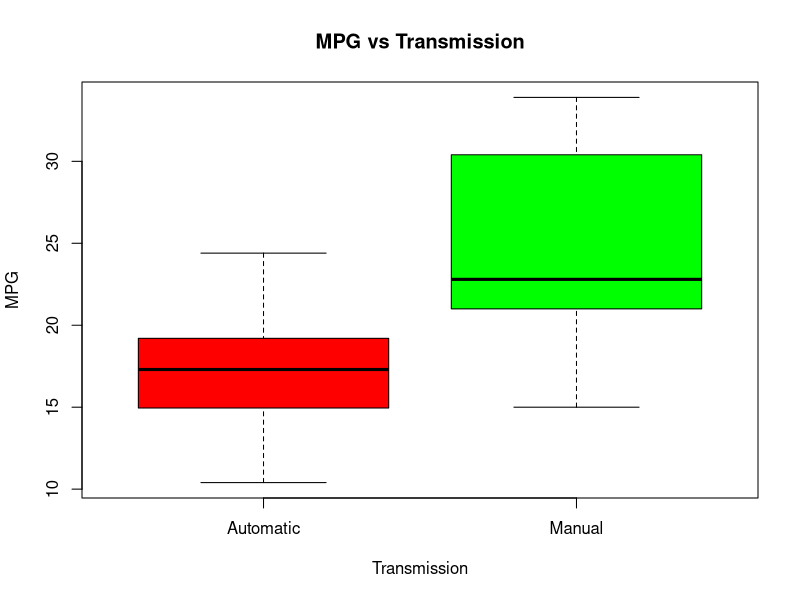
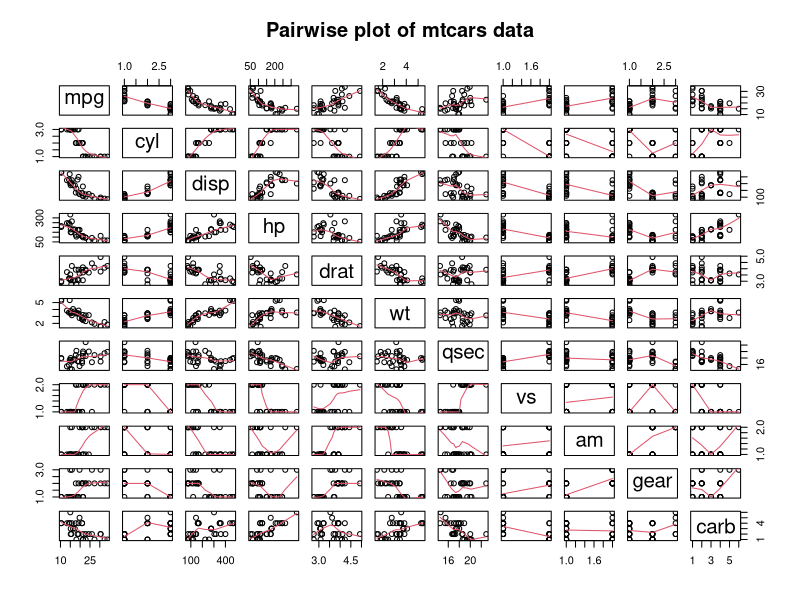
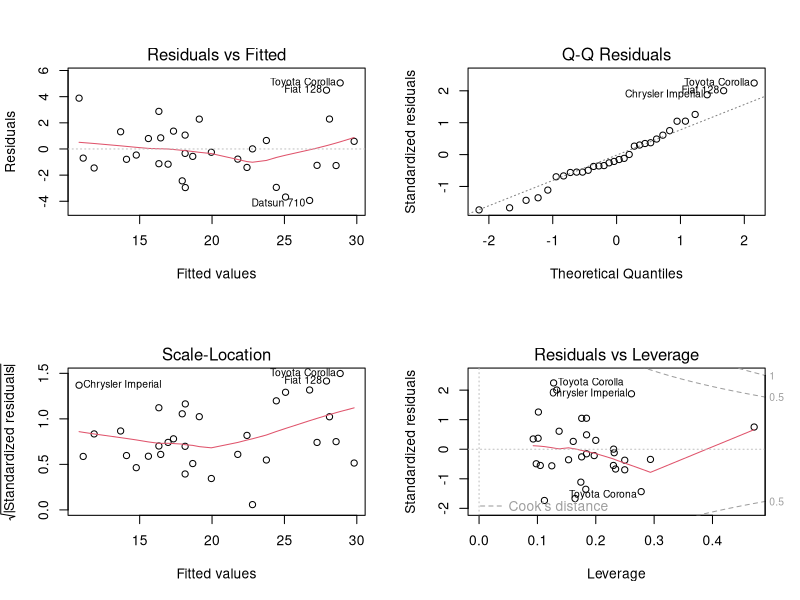

Reproduce these figures in R, in order.
## ---- chunk 1
library(datasets)
data(mtcars)
## ---- chunk 2
# Converting to factors
mtcars$cyl <- factor(mtcars$cyl)
mtcars$vs <- factor(mtcars$vs)
mtcars$am <- factor(mtcars$am, labels = c("Automatic", "Manual"))
mtcars$gear <- factor(mtcars$gear)
mtcars$carb <- factor(mtcars$carb)
## ---- chunk 3
# model using all data as predictors
modelFitAll = lm(mpg ~ ., data = mtcars)
## ---- chunk 4
# step wise selection process
modelStep <- step(modelFitAll, trace = 0)
## ---- chunk 5
# compare basic model to selection model
modelFitMileage <- lm(mpg ~ am, data = mtcars)
compare <- anova(modelFitMileage, modelStep)
## ---- chunk 6
test <- t.test(mpg ~ am, data = mtcars)
## ---- chunk 7

boxplot(mpg ~ am, data = mtcars,
        xlab = "Transmission", ylab = "MPG",
        main = "MPG vs Transmission", col = c("red", "green"), 
        names = c("Automatic", "Manual"))
## ---- chunk 8
p1 = pairs(mtcars, panel = panel.smooth, main = "Pairwise plot of mtcars data")
## ---- chunk 9
head(cov2cor(cov(sapply(mtcars, as.numeric))), 1)
## ---- chunk 10
modelFitAll$coeff
## ---- chunk 11
summary(modelStep)$coef
modelStep$coeff
## ---- chunk 12
compare <- anova(modelFitMileage, modelStep)
compare$Pr
## ---- chunk 13
modelFitMileage
## ---- chunk 14
par(mfrow=c(2, 2))
plot(modelStep)
